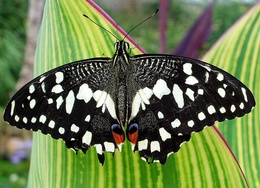
%> input picture hw2/data/butterfly.jpg, 260 x 188 px, shrunk from 493 x 356 before the run
$ octave main.m   (GNU Octave 9; MATLAB toolbox functions it lacks are replaced by stand-ins)
%> lines starting %> are read from the running program, lines starting %| are printed output that depends on the picture
### hw2/code/solve.m
function[] = solve (n,k,threshold,type,img)
response = cell(n,1); %stores filter responses
downscale = cell(n,1);  % stores downscaled images
scale = zeros(n,1); %stores all the scales accross which we are going to be working
scale(1,1) = 1.25; %initialization of 1st scale


for i = 2:n
    scale(i,1) = scale(i-1,1)*k; % multiply last scale by a factor of k
end

switch type
    case 1 % filter upscaling
        tic
        for i = 1:n
            filter = fspecial('log',2 * ceil (3*scale(i,1) + 1),scale(i,1)); %generate LOG filter
            filter = filter.*(scale(i,1)*scale(i,1)); % scale normalization
            response{i,1} = imfilter(img,filter,'replicate'); % padding
            response{i,1} = response {i,1}.*response{i,1}; % square filter response as we also get -ve values
        end
        toc

    case 2
        tic
        downscale{1,1} = imresize(img,1/scale(1,1));
        for i = 2:n
             downscale{i,1} = imresize(downscale{i-1,1},1/k);
             %downscale{i,1} = imresize(img,1/scale{i,1});
        end
        for i = 1:n
            filter = fspecial('log',2 * ceil (3*scale(1,1) + 1),scale(1,1)); %constant filter <-> 1st one used
            response{i,1} = imfilter(downscale{i,1},filter,'replicate'); % padding
            response{i,1} = imresize(response{i,1},size(img),'bicubic'); %bicubic interpolation gives accurate blobs and is fastest
            response{i,1} = response {i,1}.*response{i,1}; %square filter response

        end
        toc
end

%nms
nmsresponse = nms(response,[5 5]);

% Find elements with value more than threshold once
[newImg,rads] = max(cat(3,nmsresponse{:,:}),[],3); % we get max pixel intensity across all scales in
% newImg and radius is the scale number in which this max intesnity pixel is present
indices = find(newImg>threshold);  %find positions where intensity > threshold
[CX, CY] = ind2sub(size(newImg), indices); % CX CY

%radius
R = zeros(size(CX,1),1);
for i = 1:size(CX)
      R(i) = rads(CX(i),CY(i))  * sqrt(2);
end
%figure, imagesc(newImg)
figure, show_all_circles(img,CY,CX,R,'r',1.25);
end

### hw2/code/nms.m
function [ans] = nms(response,window)
   nmsresponse = cell(size(response,1),1);

   for i = 1:size(response,1)
      % nmsresponse{i,1} = colfilt(response{i,1},window,'sliding',@max); % get colfilt response across each scale
       nmsresponse{i,1} = ordfilt2(response{i,1},window(1,1) * window(1,2),ones(window(1,1) , window(1,2)));
      % nmsresponse{i,1} = nlfilter(response{i,1},window,'max(x(:))');
   end
   %both ordfilt2 and colfilt took almost the same time

   nmsmax = max(cat(3,nmsresponse{:,:}),[],3); %maximum of each pixel across all nms responses

   for i = 1:size(response,1)
       bitmask = (nmsmax==response{i,1}); % comparing nmsmax with each filter response to get bitmask set as
       % 1 on maximum positions across all scales and 0 on other positions
       ans{i,1} = response{i,1}.*bitmask;  % multiplying by bitmasks
   end

end

### hw2/code/main.m
img = imread('../data/butterfly.jpg');
%> img is the input picture: size 188x260x3 uint8; mean R, G, B 106.9, 123.5, 77
img = rgb2gray(img);
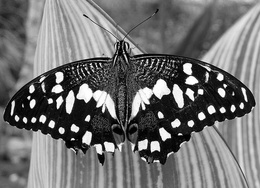
%> img: size 188x260 uint8; min 0, max 255, mean 113.3
img = im2double(img);
%> img: size 188x260 double
%figure, imshow(img);

%initializations
n = 12; k = 1.5; threshold = 0.001;
type = 1;  %set type = 1 for filter upsampling and 2 for image downsampling
solve(n,k,threshold,type,img);
%> after the loop in solve, `for i = 1:n`: response = 12 items
%> in nms, `nmsresponse = cell(size(response,1),1);`: nmsresponse = {[], [], [], [], [], [], [], [], [], [], [], []}
%> the loop in nms, `for i = 1:size(response,1)` made 12 passes
%> after the loop in nms, `for i = 1:size(response,1)`: nmsresponse = 12 items
%> in nms, `nmsmax = max(cat(3,nmsresponse{:,:}),[],3);`:
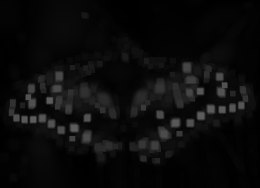
%> nmsmax: size 188x260 double; min 0.00112, max 0.366, mean 0.0463
%> the loop in nms, `for i = 1:size(response,1)` made 1 pass
%> pass 1, in nms, `bitmask = (nmsmax==response{i,1});`:
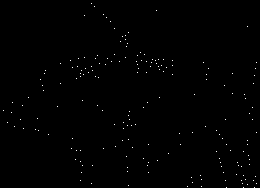
%> bitmask: size 188x260 logical; 0.39% white in thin lines or dots
%> the run ends on the next line
